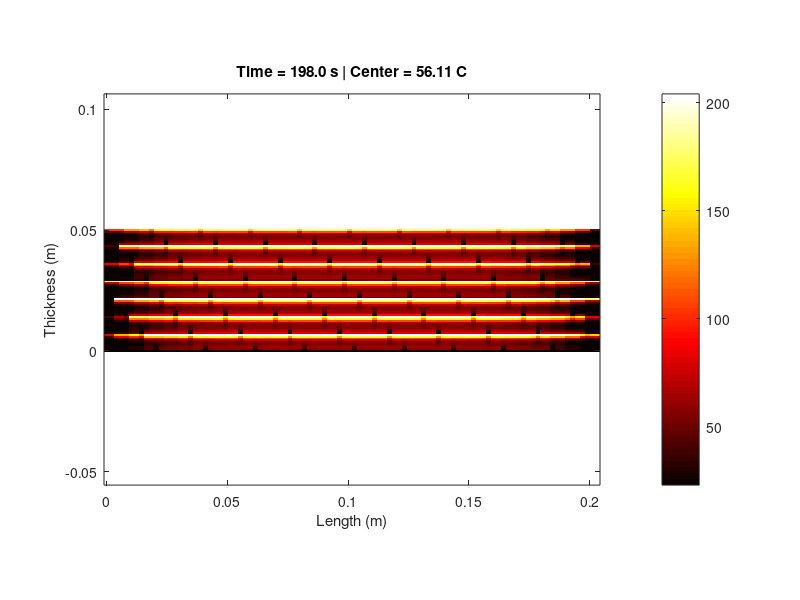

MATLAB code for this plot:
clear;
clc;

%% Data
L = 20.32e-2;
H = 5.08e-2;
a = 1.35e-7; %thermal diffusion coefficient:
Ts = 23; %start
Tp = 204; %pan
K = 0.04;
Tc_target = 56; %goal


%% Grid
nx=100;
ny=70;
dx=L/(nx-1);
dy=H/(ny-1);

x = linspace(0,L,nx);
y = linspace(0,H,ny);
N = nx*ny; % total number of nodes

dt = 1;
%% Initial condition
 u = Ts*ones(N,1);

%% 2D laplacian
Ix = speye(nx);
Iy = speye(ny);

Lx = spdiags([ones(nx,1) -2*ones(nx,1) ones(nx,1)],-1:1,nx,nx)/dx^2;
Ly = spdiags([ones(ny,1) -2*ones(ny,1) ones(ny,1)],-1:1,ny,ny)/dy^2;

A = kron(Iy,Lx) + kron(Ly,Ix);

% Implicit backward difference matrix
C = speye(N) - a*dt*A;

%% Boundaries indices
down = 1 + (0:nx-1)*ny; % up line
top = ny + (0:nx-1)*ny; % down line
left = 1:ny; %first column
right = (nx-1)*ny + (1:ny); % left column

%% Boundary conditions matrix
% left boundary
for i = left

    C(i,:) = 0;
    
    C(i,i) = -1;
    C(i,i+ny) = 1;

end
% right boundary
for i = right

    C(i,:) = 0;

    C(i,i) = 1;
    C(i,i-ny) = -1;

end

% top boundary
for i = top
    C(i,:) = 0;
    
    C(i,i) = 1;
    C(i,i-1) = -1;
end
% down boundary
for i = down
    C(i,:) = 0;
    
    C(i,i) = 1;
end
%% Center node
center = sub2ind([ny,nx], round(ny/2), round(nx/2));

%% User flips
flip_times = [120];

%% Time Loop
 % side = 0 - down side of pan 
 % side = 1 - upper side of pan
 
 flip_counter = 1; %which flip we take
 time = 0;
 side = 0;
 
while u(center) < Tc_target
    
    rhs = u;
    %% Check for flip
    if flip_counter <=length(flip_times)
        if time>=flip_times(flip_counter)
            side = 1 - side;
            fprintf('Flip at %.1f seconds\n',time);
            flip_counter = flip_counter + 1;  
        end
    end
    
  %% Boundary conditions RHS
    % left boundary
    rhs(left) = K*dx;
    % rifgt boundary
    rhs(right) = -K*dx;
    
    if side == 0
        % down side of pan
        rhs(down) = Tp;
        % top -k
        rhs(top) = -K*dy;
    else
        % top side of pan
        rhs(top) = Tp;

        % down k
        rhs(down) = -K*dy;
    end
    
    %% Solve system
    u = C\ rhs;
    
    %% add time span
    time = time + dt;
   
    Uplot = reshape(u,ny,nx);
    imagesc(x,y,Uplot);
    axis equal tight;

    set(gca,'YDir','normal');

    colormap hot;
    colorbar;

    caxis([Ts Tp]);

    title(sprintf('Time = %.1f s | Center = %.2f C',time,u(center)));

    xlabel('Length (m)');
    ylabel('Thickness (m)');
       drawnow;
end


fprintf('\nTarget reached in %.2f minutes\n',time/60);
